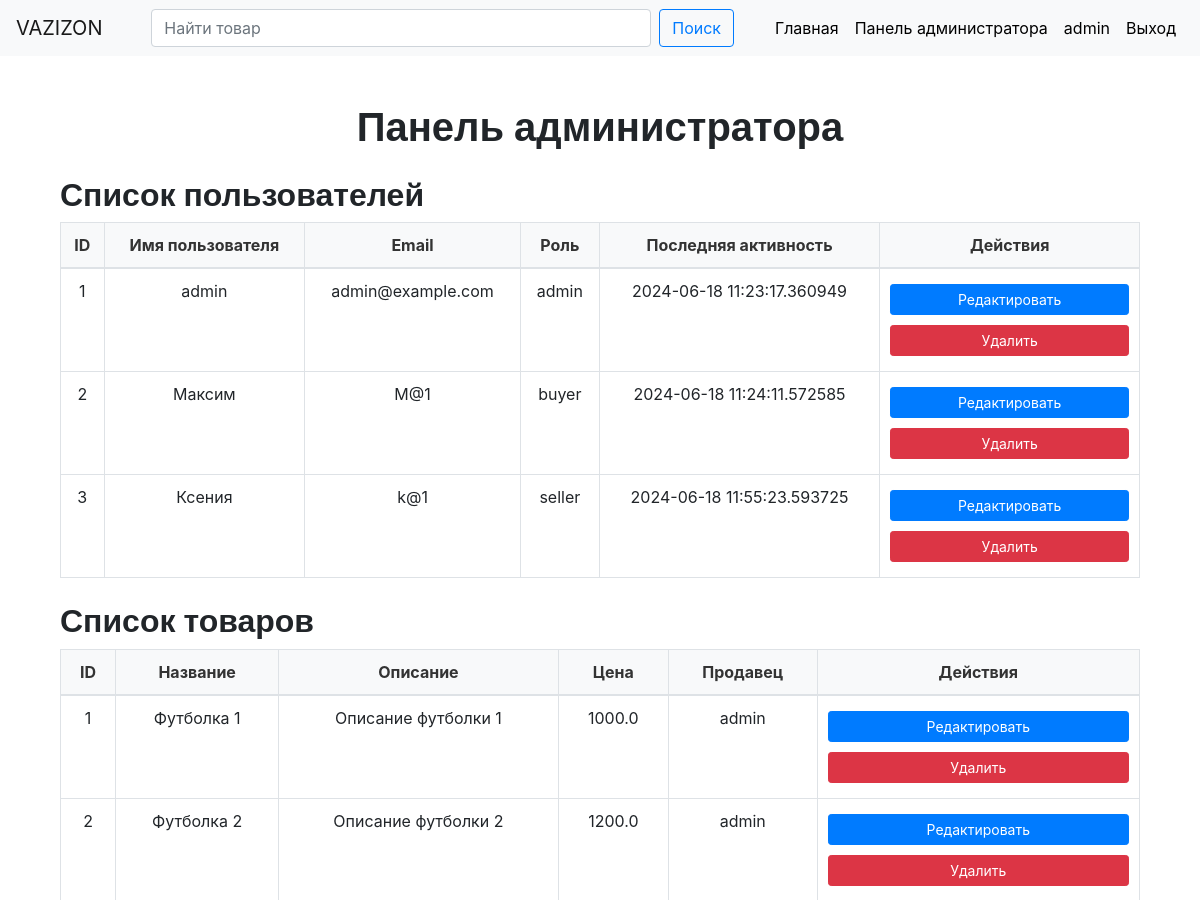
The page /admin_dashboard (signed in, upper part) on the database as committed earlier.
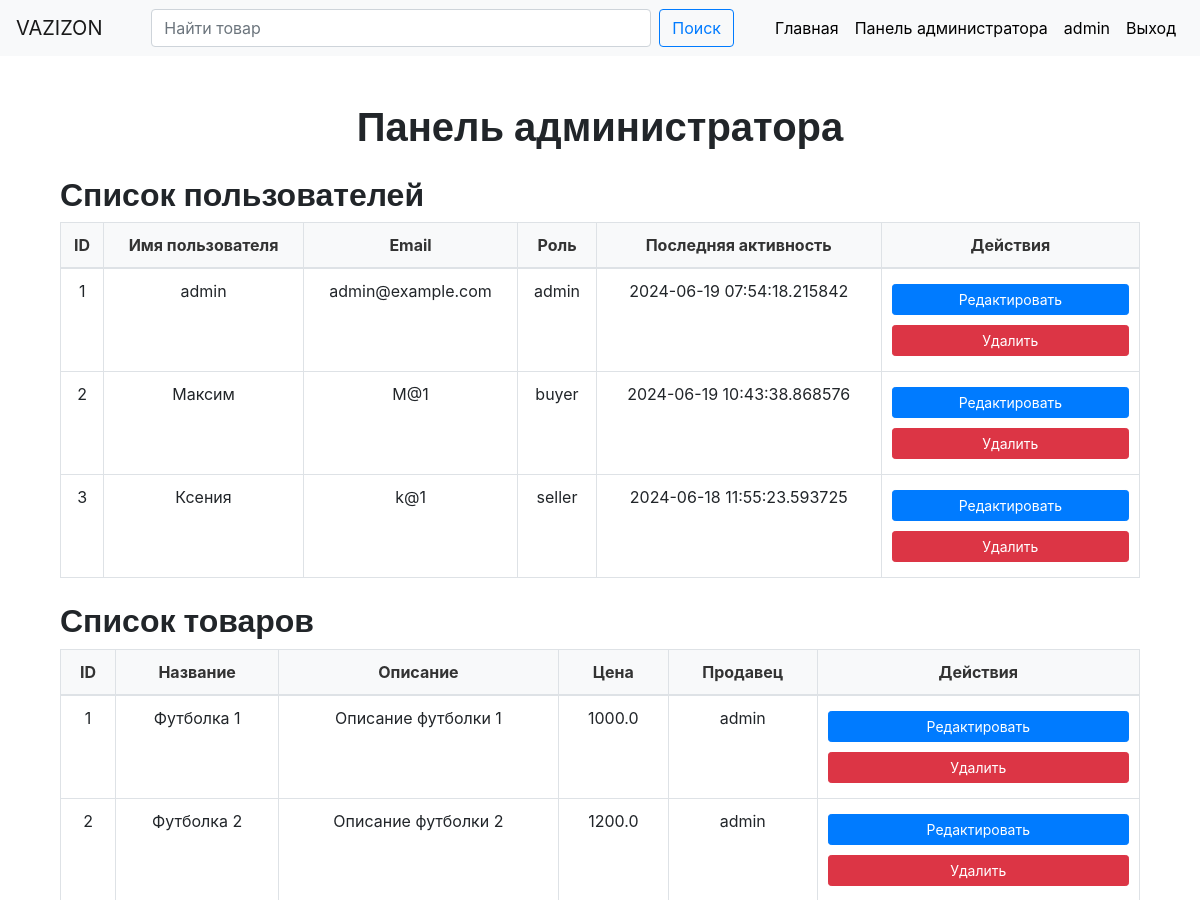
The same page on the database as committed later.
### models.py (models this page shows, shortened)
class User(UserMixin, db.Model):
    id = db.Column(db.Integer, primary_key=True)
    username = db.Column(db.String(64), index=True, unique=True)
    email = db.Column(db.String(120), index=True, unique=True)
    password_hash = db.Column(db.String(128))
    role = db.Column(db.String(64), default='buyer')
    last_activity = db.Column(db.DateTime, default=datetime.utcnow)

### app.py (the view)
    @app.route('/admin_dashboard')
    @login_required
    def admin_dashboard():
        if current_user.role != 'admin':
            flash('У вас нет доступа к этой странице.', 'danger')
            return redirect(url_for('index'))
        users = User.query.all()
        products = Product.query.all()
        return render_template('admin_dashboard.html', users=users, products=products)

### templates/admin_dashboard.html (shortened to what this page needs)
{% extends "base.html" %}
{% block content %}
<div class="container mt-5">
    <h1 class="text-center">Панель администратора</h1>
    <div class="row mt-4">
        <div class="col-md-12">
            <h2>Список пользователей</h2>
            <table class="table table-bordered table-hover">
                <thead>
                    <tr>
                        <th>ID</th>
                        <th>Имя пользователя</th>
                        <th>Email</th>
                        <th>Роль</th>
                        <th>Последняя активность</th>
                        <th>Действия</th>
                    </tr>
                </thead>
                <tbody>
                    {% for user in users %}
                    <tr>
                        <td>{{ user.id }}</td>
                        <td>{{ user.username }}</td>
                        <td>{{ user.email }}</td>
                        <td>{{ user.role }}</td>
                        <td>{{ user.last_activity }}</td>
                        <td>
                            <a href="{{ url_for('edit_user', user_id=user.id) }}" class="btn btn-primary btn-sm">Редактировать</a>
                            <a href="{{ url_for('delete_user', user_id=user.id) }}" class="btn btn-danger btn-sm">Удалить</a>
                        </td>
                    </tr>
                    {% endfor %}
                </tbody>
            </table>
        </div>
    </div>
    <div class="row mt-4">
        <div class="col-md-12">
            <h2>Список товаров</h2>
            <table class="table table-bordered table-hover">
                <thead>
                    <tr>
                        <th>ID</th>
                        <th>Название</th>
                        <th>Описание</th>
                        <th>Цена</th>
                        <th>Продавец</th>
                        <th>Действия</th>
                    </tr>
                </thead>
                <tbody>
                    {% for product in products %}
                    <tr>
                        <td>{{ product.id }}</td>
                        <td>{{ product.name }}</td>
                        <td>{{ product.short_description }}</td>
                        <td>{{ product.price }}</td>
                        <td>{{ product.seller.username }}</td>
                        <td>
                            <a href="{{ url_for('edit_product', product_id=product.id) }}" class="btn btn-primary btn-sm">Редактировать</a>
                            <a href="{{ url_for('admin_delete_product', product_id=product.id) }}" class="btn btn-danger btn-sm">Удалить</a>
                        </td>
                    </tr>
                    {% endfor %}
                </tbody>
            </table>
        </div>
    </div>
</div>
{% endblock %}

### templates/base.html (shortened to what this page needs)
<!DOCTYPE html>
<html lang="ru">
<head>
    <link rel="stylesheet" href="https://stackpath.bootstrapcdn.com/bootstrap/4.5.2/css/bootstrap.min.css">
    <link rel="stylesheet" href="{{ url_for('static', filename='styles.css') }}">
</head>
<body>
<nav class="navbar navbar-expand-lg navbar-light bg-light">
    <a class="navbar-brand" href="{{ url_for('index') }}">VAZIZON</a>
    <div class="collapse navbar-collapse" id="navbarNav">
        <form class="form-inline d-flex justify-content-center w-100" action="{{ url_for('search') }}" method="GET">
            <input class="form-control mr-sm-2 search-bar" type="search" placeholder="Найти товар" aria-label="Поиск" name="q">
            <button class="btn btn-outline-custom my-2 my-sm-0" type="submit">Поиск</button>
        </form>
        <ul class="navbar-nav ml-auto">
            <li class="nav-item">
                <a class="nav-link" href="{{ url_for('index') }}">Главная</a>
            </li>
            {% if current_user.is_authenticated %}
                {% if current_user.role == 'buyer' %}
                    <li class="nav-item">
                        <a class="nav-link" href="{{ url_for('cart') }}">Корзина</a>
                    </li>
                    <li class="nav-item">
                        <a class="nav-link" href="{{ url_for('my_orders') }}">Мои заказы</a>
                    </li>
                {% elif current_user.role == 'seller' %}
                    <li class="nav-item">
                        <a class="nav-link" href="{{ url_for('my_products') }}">Мои товары</a>
                    </li>
                {% elif current_user.role == 'admin' %}
                    <li class="nav-item">
                        <a class="nav-link" href="{{ url_for('admin_dashboard') }}">Панель администратора</a>
                    </li>
                {% endif %}
                <li class="nav-item">
                    <a class="nav-link" href="{{ url_for('edit_profile') }}">{{ current_user.username }}</a>
                </li>
                <li class="nav-item">
                    <a class="nav-link" href="{{ url_for('logout') }}">Выход</a>
                </li>
            {% endif %}
        </ul>
    </div>
</nav>
<div class="container">
    {% block content %}{% endblock %}
</div>
</body>
</html>

Rows that differ between the two databases and show on the page:
changed User "admin": last_activity "2024-06-18 11:23:17.360949" → "2024-06-19 07:54:18.215842"
changed User "Максим": last_activity "2024-06-18 11:24:11.572585" → "2024-06-19 10:43:38.868576"
